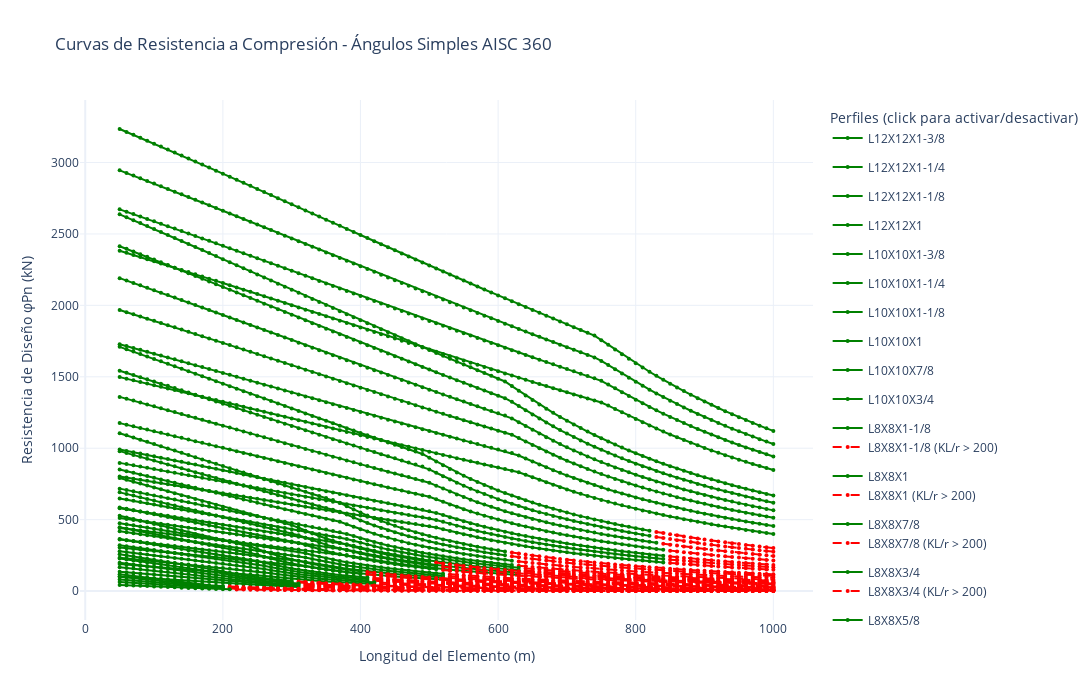

Notebook code for this chart:
### Code cell
import plotly.graph_objects as go
from plotly.subplots import make_subplots

def graficar_curvas_interactivas(df_curvas):
    """
    Crea gráfico interactivo con botones para activar/desactivar perfiles.
    Puntos verdes: KL/r ≤ 200
    Puntos rojos: KL/r > 200
    """
    
    fig = go.Figure()
    
    # Obtener lista de perfiles únicos
    perfiles = df_curvas['perfil'].unique()
    
    # Agregar una traza por cada perfil
    for perfil in perfiles:
        df_perfil = df_curvas[df_curvas['perfil'] == perfil]
        
        # Separar puntos que cumplen y no cumplen esbeltez
        df_cumple = df_perfil[df_perfil['cumple_esbeltez'] == True]
        df_no_cumple = df_perfil[df_perfil['cumple_esbeltez'] == False]
        
        # Traza para puntos que CUMPLEN (verde)
        if len(df_cumple) > 0:
            fig.add_trace(go.Scatter(
                x=df_cumple['L'],
                y=df_cumple['phi_Pn'],
                mode='lines+markers',
                name=f'{perfil}',
                line=dict(width=2),
                marker=dict(size=4, color='green'),
                legendgroup=perfil,
                showlegend=True,
                hovertemplate=
                    f'<b>{perfil}</b><br>' +
                    'L: %{x:.2f} m<br>' +
                    'φPn: %{y:.2f} kN<br>' +
                    'KL/r: %{customdata:.1f}<br>' +
                    '<extra></extra>',
                customdata=df_cumple['KL_r_eff']
            ))
        
        # Traza para puntos que NO CUMPLEN (rojo)
        if len(df_no_cumple) > 0:
            fig.add_trace(go.Scatter(
                x=df_no_cumple['L'],
                y=df_no_cumple['phi_Pn'],
                mode='lines+markers',
                name=f'{perfil} (KL/r > 200)',
                line=dict(width=2, dash='dash'),
                marker=dict(size=4, color='red'),
                legendgroup=perfil,
                showlegend=True,
                hovertemplate=
                    f'<b>{perfil}</b><br>' +
                    'L: %{x:.2f} m<br>' +
                    'φPn: %{y:.2f} kN<br>' +
                    'KL/r: %{customdata:.1f} ⚠️<br>' +
                    '<extra></extra>',
                customdata=df_no_cumple['KL_r_eff']
            ))
    
    # Configuración del layout
    fig.update_layout(
        title='Curvas de Resistencia a Compresión - Ángulos Simples AISC 360',
        xaxis_title='Longitud del Elemento (m)',
        yaxis_title='Resistencia de Diseño φPn (kN)',
        hovermode='closest',
        template='plotly_white',
        width=1200,
        height=700,
        legend=dict(
            title='Perfiles (click para activar/desactivar)',
            yanchor="top",
            y=0.99,
            xanchor="left",
            x=1.02
        )
    )
    
    # Agregar línea de referencia en KL/r = 200
    # (opcional, para indicar visualmente el límite)
    
    fig.show()
    
    return fig

# Crear gráfico
fig = graficar_curvas_interactivas(df_curvas)
